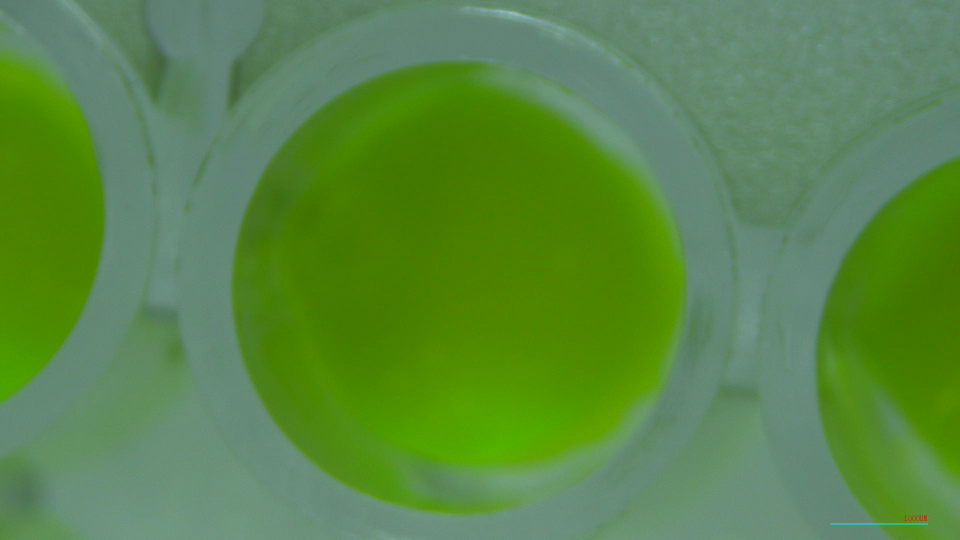
#> input picture New MLPR Data/0 hr/pH5 Hydrolytic/0hr_pH5_W7.JPG, 1920 x 1080 px (shown at 1/2 size); its folder holds only this picture in this run; the run also reads 1 picture not shown here
$ jupyter execute --allow-errors data.ipynb
#> lines starting #> are read from the running program, lines starting #| are printed output that depends on the picture; after the words box and inside, x2 and y2 are one past the last pixel; in counts of white or black regions, pixels touching at a corner belong together
[cell 1]
import cv2
import numpy as np
import matplotlib.pyplot as plt

# Path to your image
image_path = "New MLPR Data/30 hr/pH5 Hydrolytic/30hr_pH5_W5.JPG"

# Define green color range in HSV
lower_green = np.array([20, 20, 100])
upper_green = np.array([70, 255, 255])

# Load the image
image = cv2.imread(image_path)
#> (the rest of this cell did not finish here and is left out)

[cell 2]
import cv2
import numpy as np
import os

# Root folders
dataset_root = "New MLPR Data"
output_root = "New_Processed_Images"
cropped_output_root = "New_Cropped_Images"

# Create root output folders if not already present
os.makedirs(output_root, exist_ok=True)
os.makedirs(cropped_output_root, exist_ok=True)

# Define green color range in HSV
lower_green = np.array([20, 20, 100])
upper_green = np.array([70, 255, 255])

# Kernel for morphology
kernel = np.ones((7, 7), np.uint8)

def process_images_in_folder(folder_path, output_folder, cropped_folder):
    os.makedirs(output_folder, exist_ok=True)
    os.makedirs(cropped_folder, exist_ok=True)

    for item in os.listdir(folder_path):
        item_path = os.path.join(folder_path, item)
        output_item_path = os.path.join(output_folder, item)
        cropped_item_path = os.path.join(cropped_folder, item)

        if os.path.isdir(item_path):
            process_images_in_folder(item_path, output_item_path, cropped_item_path)

        elif item.lower().endswith(('.png', '.jpg', '.jpeg')):
            image = cv2.imread(item_path)
            if image is None:
                print(f"❌ Error loading image: {item_path}")
                continue

            # Preprocessing
            hsv = cv2.cvtColor(image, cv2.COLOR_BGR2HSV)
            mask = cv2.inRange(hsv, lower_green, upper_green)
            mask = cv2.GaussianBlur(mask, (5, 5), 0)
            mask = cv2.morphologyEx(mask, cv2.MORPH_CLOSE, kernel)
            mask = cv2.morphologyEx(mask, cv2.MORPH_OPEN, kernel)

            contours, _ = cv2.findContours(mask, cv2.RETR_EXTERNAL, cv2.CHAIN_APPROX_SIMPLE)

            well_contour = None
            max_radius = 0

            for cnt in contours:
                area = cv2.contourArea(cnt)
                if area < 5000:
                    continue  # ignore small regions

                (x, y), radius = cv2.minEnclosingCircle(cnt)
                circularity = (4 * np.pi * area) / (cv2.arcLength(cnt, True) ** 2 + 1e-5)

                if radius > max_radius and radius > 30 and circularity > 0.6:
                    max_radius = radius
                    well_contour = (int(x), int(y), int(radius))

            output = image.copy()

            if well_contour:
                x, y, r = well_contour
                cv2.circle(output, (x, y), r, (0, 0, 255), 5)
                cv2.circle(output, (x, y), 5, (255, 0, 0), -1)

                h, w = image.shape[:2]
                x1, y1 = max(x - r, 0), max(y - r, 0)
                x2, y2 = min(x + r, w), min(y + r, h)

                cropped_image = image[y1:y2, x1:x2]

                if cropped_image.size > 0:
                    h_c, w_c = cropped_image.shape[:2]
                    circular_mask = np.zeros((h_c, w_c), dtype=np.uint8)
                    cv2.circle(circular_mask, (w_c // 2, h_c // 2), min(r, w_c // 2, h_c // 2), 255, -1)
                    cropped_result = cv2.bitwise_and(cropped_image, cropped_image, mask=circular_mask)

                    cropped_filename = os.path.join(cropped_folder, f"cropped_{item}")
                    cv2.imwrite(cropped_filename, cropped_result)
                    print(f"✅ Cropped saved: {cropped_filename}")
                else:
                    print(f"⚠️ Skipping crop for {item}: Invalid crop size")

            # Save output and mask
            cv2.imwrite(os.path.join(output_folder, f"processed_{item}"), output)
            cv2.imwrite(os.path.join(output_folder, f"mask_{item}"), mask)

# Start processing entire dataset
process_images_in_folder(dataset_root, output_root, cropped_output_root)
#> call 3 of process_images_in_folder, with folder_path = 'New MLPR Data/0 hr/pH5 Hydrolytic', output_folder = 'New_Processed_Images/0 hr/pH5 Hydrolytic', cropped_folder = 'New_Cropped_Images/0 hr/pH5 Hydrolytic'
#> in process_images_in_folder, image is the input picture: shape (1080, 1920, 3); mean B, G, R 68, 135.7, 89.2
#> in process_images_in_folder (call 3), `mask = cv2.inRange(hsv, lower_green, upper_green)`:
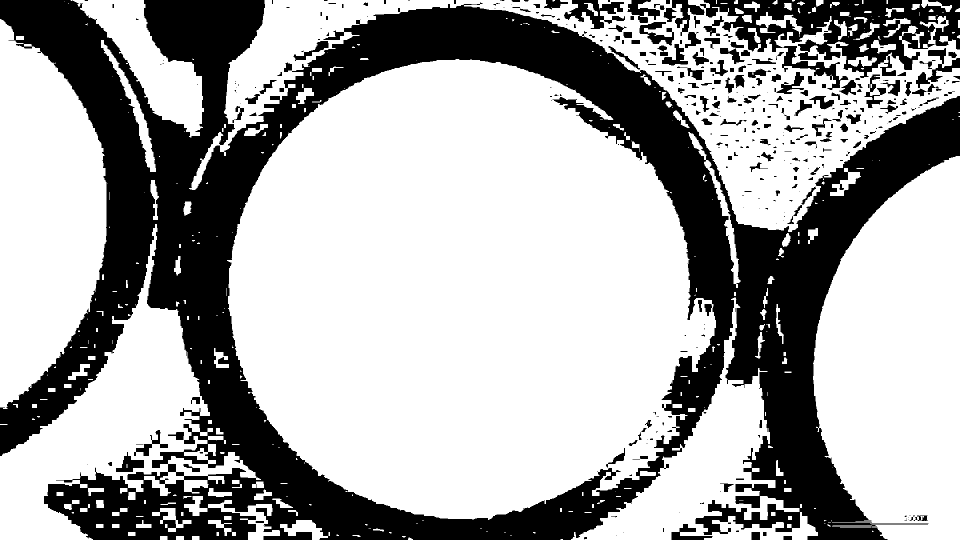
#> mask: shape (1080, 1920) (shown at 1/2 size); 66.5% white; 384 black regions (163 under 20 px)
#> in process_images_in_folder (call 3), `mask = cv2.morphologyEx(mask, cv2.MORPH_OPEN, kernel)`:
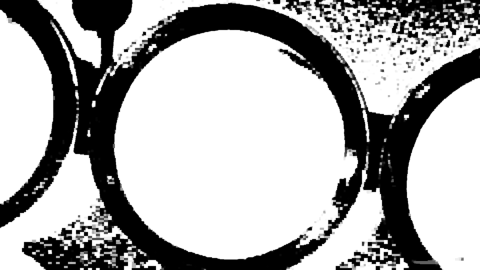
#> mask: shape (1080, 1920) (shown at 1/4 size); min 0, max 255, mean 170.6
#> in process_images_in_folder (call 3), `contours, _ = cv2.findContours(mask, cv2.RETR_EXTERNAL, cv2.CHAIN_APPR..`: contours = 80 contours; largest, box (x1, y1, x2, y2) and area: (447, 116, 1638, 1080) 777436, (378, 0, 1920, 578) 263790, (1624, 310, 1920, 1080) 179066, (0, 358, 662, 1080) 134470, (0, 36, 221, 820) 122322
#> the loop in process_images_in_folder (call 3), `for cnt in contours:` made 80 passes
#> (cnt, area) on passes 1, 3, 4, 5, 7, 8, 9: ([[1119, 1076], [1119, 1079], [1127, 1079], [1127, 1076]], 24), ([[382, 1070], [382, 1079], [400, 1079], [400, 1070]], 162), ([[350, 1070], [350, 1079], [369, 1079], [369, 1070]], 171), ([[318, 1070], [318, 1079], [336, 1079], [336, 1070]], 162), ([[671, 1067], [671, 1073], [677, 1073], [677, 1067]], 36), ([[1066, 1062], [1066, 1068], [1072, 1068], [1072, 1062]], 36), ([[778, 1062], [778, 1068], [784, 1068], [784, 1062]], 36)
#> after the loop in process_images_in_folder (call 3), `for cnt in contours:`: max_radius = 0

print("✅ All images processed and saved.")

[cell 3]
import cv2
import numpy as np
import os

# Root folders
dataset_root = "New MLPR Data"
output_root = "New_Processed_Images"
cropped_output_root = "New_Cropped_Images"

# Create root output folders if not already present
os.makedirs(output_root, exist_ok=True)
os.makedirs(cropped_output_root, exist_ok=True)

# Define green color range in HSV
lower_green = np.array([55, 30, 40])
upper_green = np.array([75, 110, 120])

# Kernel for morphology
kernel = np.ones((7, 7), np.uint8)

def process_images_in_folder(folder_path, output_folder, cropped_folder):
    os.makedirs(output_folder, exist_ok=True)
    os.makedirs(cropped_folder, exist_ok=True)

    for item in os.listdir(folder_path):
        item_path = os.path.join(folder_path, item)
        output_item_path = os.path.join(output_folder, item)
        cropped_item_path = os.path.join(cropped_folder, item)

        if os.path.isdir(item_path):
            process_images_in_folder(item_path, output_item_path, cropped_item_path)

        elif item.lower().endswith(('.png', '.jpg', '.jpeg')):
            image = cv2.imread(item_path)
            if image is None:
                print(f"❌ Error loading image: {item_path}")
                continue

            # Preprocessing
            hsv = cv2.cvtColor(image, cv2.COLOR_BGR2HSV)
            mask = cv2.inRange(hsv, lower_green, upper_green)
            mask = cv2.GaussianBlur(mask, (5, 5), 0)
            mask = cv2.morphologyEx(mask, cv2.MORPH_CLOSE, kernel)
            mask = cv2.morphologyEx(mask, cv2.MORPH_OPEN, kernel)

            contours, _ = cv2.findContours(mask, cv2.RETR_EXTERNAL, cv2.CHAIN_APPROX_SIMPLE)

            well_contour = None
            max_radius = 0

            for cnt in contours:
                area = cv2.contourArea(cnt)
                if area < 5000:
                    continue  # ignore small regions

                (x, y), radius = cv2.minEnclosingCircle(cnt)
                circularity = (4 * np.pi * area) / (cv2.arcLength(cnt, True) ** 2 + 1e-5)

                if radius > max_radius and radius > 30 and circularity > 0.6:
                    max_radius = radius
                    well_contour = (int(x), int(y), int(radius))

            output = image.copy()

            if well_contour:
                x, y, r = well_contour
                cv2.circle(output, (x, y), r, (0, 0, 255), 5)
                cv2.circle(output, (x, y), 5, (255, 0, 0), -1)

                h, w = image.shape[:2]
                x1, y1 = max(x - r, 0), max(y - r, 0)
                x2, y2 = min(x + r, w), min(y + r, h)

                cropped_image = image[y1:y2, x1:x2]

                if cropped_image.size > 0:
                    h_c, w_c = cropped_image.shape[:2]
                    circular_mask = np.zeros((h_c, w_c), dtype=np.uint8)
                    cv2.circle(circular_mask, (w_c // 2, h_c // 2), min(r, w_c // 2, h_c // 2), 255, -1)
                    cropped_result = cv2.bitwise_and(cropped_image, cropped_image, mask=circular_mask)

                    cropped_filename = os.path.join(cropped_folder, f"cropped_{item}")
                    cv2.imwrite(cropped_filename, cropped_result)
                    print(f"✅ Cropped saved: {cropped_filename}")
                else:
                    print(f"⚠️ Skipping crop for {item}: Invalid crop size")

            # Save output and mask
            cv2.imwrite(os.path.join(output_folder, f"processed_{item}"), output)
            cv2.imwrite(os.path.join(output_folder, f"mask_{item}"), mask)

# Start processing entire dataset
process_images_in_folder(dataset_root, output_root, cropped_output_root)
#> call 3 of process_images_in_folder, with folder_path = 'New MLPR Data/0 hr/pH5 Hydrolytic', output_folder = 'New_Processed_Images/0 hr/pH5 Hydrolytic', cropped_folder = 'New_Cropped_Images/0 hr/pH5 Hydrolytic'

print("✅ All images processed and saved.")

[cell 4]
import cv2
import numpy as np
import os

# === CONFIGURATION ===
dataset_root = "New MLPR Data"
timepoint = "24 hr"  # <-- Set this to the desired timepoint folder
ph_folder = "pH5 Hydrolytic"  # <-- Set this to the specific pH folder to process

input_folder = os.path.join(dataset_root, timepoint, ph_folder)
output_root = "New_Processed_Images"
cropped_output_root = "New_Cropped_Images"

# Create output folders for this specific pH folder
output_folder = os.path.join(output_root, timepoint, ph_folder)
cropped_folder = os.path.join(cropped_output_root, timepoint, ph_folder)

# Create root output folders if not already present
os.makedirs(output_folder, exist_ok=True)
os.makedirs(cropped_folder, exist_ok=True)

# Define green color range in HSV
lower_green = np.array([65, 100, 50])   # HSV for darker green
upper_green = np.array([85, 255, 255])  # HSV for brighter green
kernel = np.ones((7, 7), np.uint8)

def process_images_in_folder(folder_path, output_folder, cropped_folder):
    for item in os.listdir(folder_path):
        item_path = os.path.join(folder_path, item)
        output_item_path = os.path.join(output_folder, item)
        cropped_item_path = os.path.join(cropped_folder, item)

        if item.lower().endswith(('.png', '.jpg', '.jpeg')):
            image = cv2.imread(item_path)
            if image is None:
                print(f"❌ Error loading image: {item_path}")
                continue

            hsv = cv2.cvtColor(image, cv2.COLOR_BGR2HSV)
            mask = cv2.inRange(hsv, lower_green, upper_green)
            mask = cv2.GaussianBlur(mask, (5, 5), 0)
            mask = cv2.morphologyEx(mask, cv2.MORPH_CLOSE, kernel)
            mask = cv2.morphologyEx(mask, cv2.MORPH_OPEN, kernel)

            contours, _ = cv2.findContours(mask, cv2.RETR_EXTERNAL, cv2.CHAIN_APPROX_SIMPLE)

            well_contour = None
            max_radius = 0

            for cnt in contours:
                area = cv2.contourArea(cnt)
                if area < 5000:
                    continue

                (x, y), radius = cv2.minEnclosingCircle(cnt)
                circularity = (4 * np.pi * area) / (cv2.arcLength(cnt, True) ** 2 + 1e-5)

                if radius > max_radius and radius > 30 and circularity > 0.6:
                    max_radius = radius
                    well_contour = (int(x), int(y), int(radius))

            output = image.copy()

            if well_contour:
                x, y, r = well_contour
                cv2.circle(output, (x, y), r, (0, 0, 255), 5)
                cv2.circle(output, (x, y), 5, (255, 0, 0), -1)

                h, w = image.shape[:2]
                x1, y1 = max(x - r, 0), max(y - r, 0)
                x2, y2 = min(x + r, w), min(y + r, h)

                cropped_image = image[y1:y2, x1:x2]

                if cropped_image.size > 0:
                    h_c, w_c = cropped_image.shape[:2]
                    circular_mask = np.zeros((h_c, w_c), dtype=np.uint8)
                    cv2.circle(circular_mask, (w_c // 2, h_c // 2), min(r, w_c // 2, h_c // 2), 255, -1)
                    cropped_result = cv2.bitwise_and(cropped_image, cropped_image, mask=circular_mask)

                    cv2.imwrite(os.path.join(cropped_folder, f"cropped_{item}"), cropped_result)
                    print(f"✅ Cropped saved: {cropped_item_path}")
                else:
                    print(f"⚠️ Skipping crop for {item}: Invalid crop size")

            cv2.imwrite(os.path.join(output_folder, f"processed_{item}"), output)
            cv2.imwrite(os.path.join(output_folder, f"mask_{item}"), mask)

# Run processing on selected folder
process_images_in_folder(input_folder, output_folder, cropped_folder)

print("✅ Selected folder processed and saved.")

[cell 5]
import cv2
import numpy as np
import os

# Root folders
dataset_root = "New MLPR Data"
output_root = "New_Processed_Images"
cropped_output_root = "New_Cropped_Images"

# Create root output folders if not already present
os.makedirs(output_root, exist_ok=True)
os.makedirs(cropped_output_root, exist_ok=True)

# Define green color range in HSV
lower_green = np.array([10, 20, 100])
upper_green = np.array([60, 200, 255])

# Kernel for morphology
kernel = np.ones((7, 7), np.uint8)

def process_images_in_folder(folder_path, output_folder, cropped_folder):
    os.makedirs(output_folder, exist_ok=True)
    os.makedirs(cropped_folder, exist_ok=True)

    for item in os.listdir(folder_path):
        item_path = os.path.join(folder_path, item)
        output_item_path = os.path.join(output_folder, item)
        cropped_item_path = os.path.join(cropped_folder, item)

        if os.path.isdir(item_path):
            process_images_in_folder(item_path, output_item_path, cropped_item_path)

        elif item.lower().endswith(('.png', '.jpg', '.jpeg')):
            image = cv2.imread(item_path)
            if image is None:
                print(f"❌ Error loading image: {item_path}")
                continue

            # Preprocessing
            hsv = cv2.cvtColor(image, cv2.COLOR_BGR2HSV)
            mask = cv2.inRange(hsv, lower_green, upper_green)
            mask = cv2.GaussianBlur(mask, (5, 5), 0)
            mask = cv2.morphologyEx(mask, cv2.MORPH_CLOSE, kernel)
            mask = cv2.morphologyEx(mask, cv2.MORPH_OPEN, kernel)

            contours, _ = cv2.findContours(mask, cv2.RETR_EXTERNAL, cv2.CHAIN_APPROX_SIMPLE)

            well_contour = None
            max_radius = 0

            for cnt in contours:
                area = cv2.contourArea(cnt)
                if area < 5000:
                    continue  # ignore small regions

                (x, y), radius = cv2.minEnclosingCircle(cnt)
                circularity = (4 * np.pi * area) / (cv2.arcLength(cnt, True) ** 2 + 1e-5)

                if radius > max_radius and radius > 30 and circularity > 0.6:
                    max_radius = radius
                    well_contour = (int(x), int(y), int(radius))

            output = image.copy()

            if well_contour:
                x, y, r = well_contour
                cv2.circle(output, (x, y), r, (0, 0, 255), 5)
                cv2.circle(output, (x, y), 5, (255, 0, 0), -1)

                h, w = image.shape[:2]
                x1, y1 = max(x - r, 0), max(y - r, 0)
                x2, y2 = min(x + r, w), min(y + r, h)

                cropped_image = image[y1:y2, x1:x2]

                if cropped_image.size > 0:
                    h_c, w_c = cropped_image.shape[:2]
                    circular_mask = np.zeros((h_c, w_c), dtype=np.uint8)
                    cv2.circle(circular_mask, (w_c // 2, h_c // 2), min(r, w_c // 2, h_c // 2), 255, -1)
                    cropped_result = cv2.bitwise_and(cropped_image, cropped_image, mask=circular_mask)

                    cropped_filename = os.path.join(cropped_folder, f"cropped_{item}")
                    cv2.imwrite(cropped_filename, cropped_result)
                    #print(f"✅ Cropped saved: {cropped_filename}")
                # else:
                #     print(f"⚠️ Skipping crop for {item}: Invalid crop size")

            # Save output and mask
            cv2.imwrite(os.path.join(output_folder, f"processed_{item}"), output)
            cv2.imwrite(os.path.join(output_folder, f"mask_{item}"), mask)

# Start processing entire dataset
process_images_in_folder(dataset_root, output_root, cropped_output_root)
#> call 3 of process_images_in_folder, with folder_path = 'New MLPR Data/0 hr/pH5 Hydrolytic', output_folder = 'New_Processed_Images/0 hr/pH5 Hydrolytic', cropped_folder = 'New_Cropped_Images/0 hr/pH5 Hydrolytic'
#> in process_images_in_folder (call 3), `mask = cv2.morphologyEx(mask, cv2.MORPH_OPEN, kernel)`:
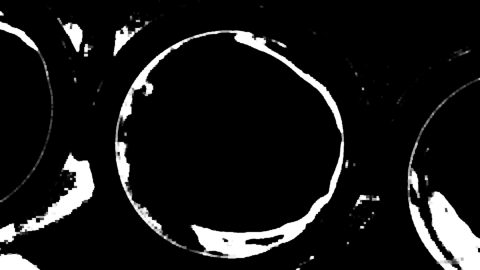
#> mask: shape (1080, 1920) (shown at 1/4 size); min 0, max 255, mean 24
#> in process_images_in_folder (call 3), `cv2.circle(output, (x, y), r, (0, 0, 255), 5)`:
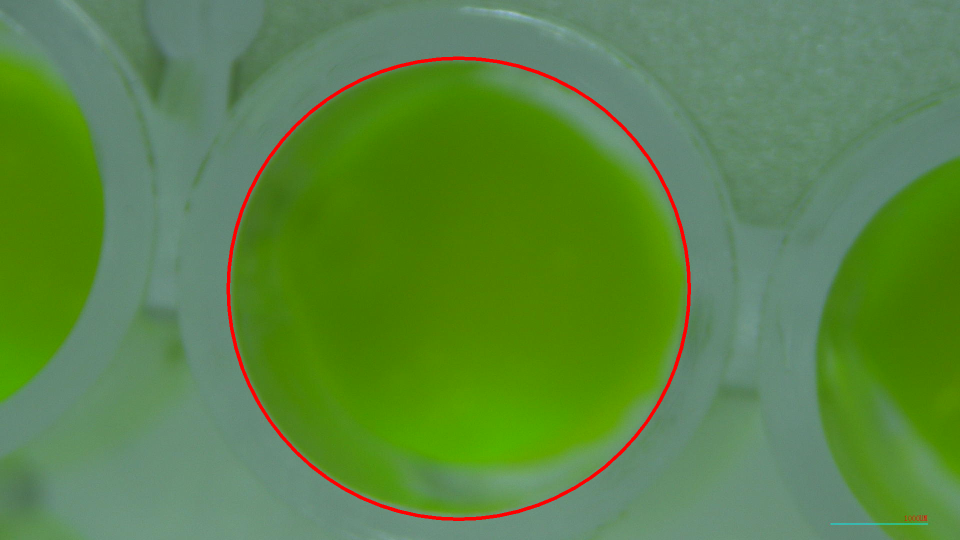
#> output: shape (1080, 1920, 3) (shown at 1/2 size); 0.97% of pixels changed, all inside (x1, y1, x2, y2) = (453, 113, 1382, 1042)
#> in process_images_in_folder (call 3), `cropped_image = image[y1:y2, x1:x2]`:
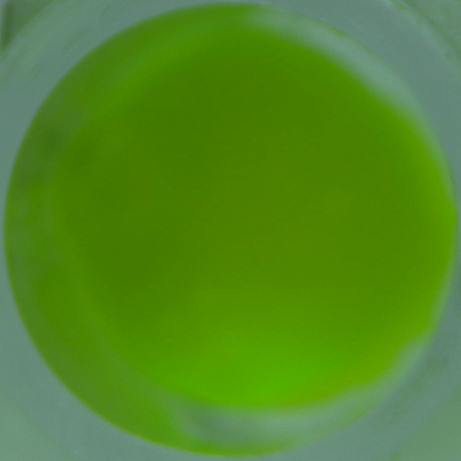
#> cropped_image: shape (922, 922, 3) (shown at 1/2 size); mean B, G, R 37, 135.9, 83.2
#> in process_images_in_folder (call 3), `cv2.circle(circular_mask, (w_c // 2, h_c // 2), min(r, w_c // 2, h_c /..`:
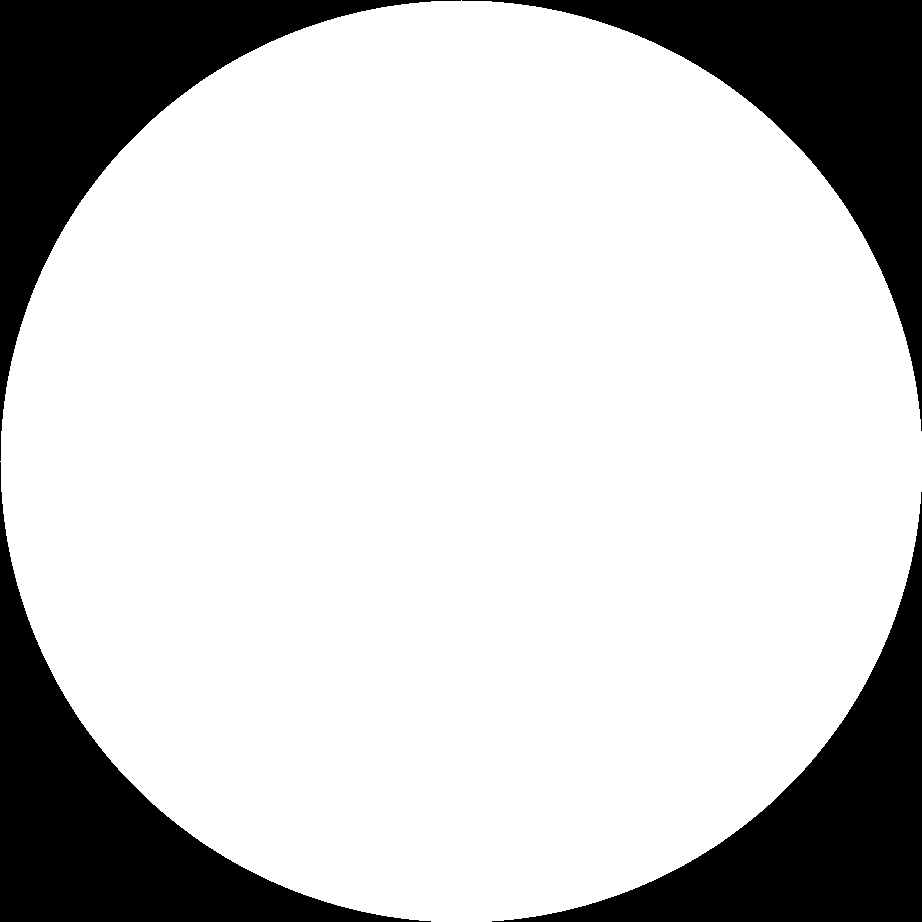
#> circular_mask: shape (922, 922); 78.5% white; 4 black regions, box (x1, y1, x2, y2) and area: (0, 0, 461, 461) 46092, (462, 0, 922, 431) 45631, (0, 462, 431, 922) 45631, (492, 492, 922, 922) 45171
#> (the rest of the program and of its run is left out)
